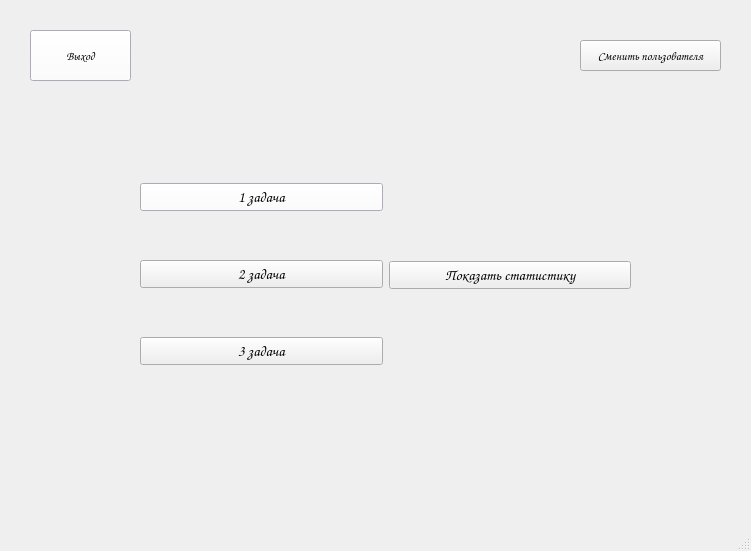
<?xml version="1.0" encoding="UTF-8"?>
<ui version="4.0">
 <class>MainWindow</class>
 <widget class="QMainWindow" name="MainWindow">
  <property name="geometry">
   <rect>
    <x>0</x>
    <y>0</y>
    <width>751</width>
    <height>551</height>
   </rect>
  </property>
  <property name="windowTitle">
   <string>MainWindow</string>
  </property>
  <property name="styleSheet">
   <string notr="true"/>
  </property>
  <widget class="QWidget" name="centralwidget">
   <widget class="QPushButton" name="exitButton">
    <property name="geometry">
     <rect>
      <x>30</x>
      <y>30</y>
      <width>101</width>
      <height>51</height>
     </rect>
    </property>
    <property name="palette">
     <palette>
      <active>
       <colorrole role="Button">
        <brush brushstyle="SolidPattern">
         <color alpha="255">
          <red>255</red>
          <green>255</green>
          <blue>255</blue>
         </color>
        </brush>
       </colorrole>
       <colorrole role="Base">
        <brush brushstyle="SolidPattern">
         <color alpha="255">
          <red>248</red>
          <green>237</green>
          <blue>255</blue>
         </color>
        </brush>
       </colorrole>
       <colorrole role="Window">
        <brush brushstyle="SolidPattern">
         <color alpha="255">
          <red>248</red>
          <green>237</green>
          <blue>255</blue>
         </color>
        </brush>
       </colorrole>
       <colorrole role="Highlight">
        <brush brushstyle="SolidPattern">
         <color alpha="255">
          <red>39</red>
          <green>191</green>
          <blue>115</blue>
         </color>
        </brush>
       </colorrole>
      </active>
      <inactive>
       <colorrole role="Button">
        <brush brushstyle="SolidPattern">
         <color alpha="255">
          <red>255</red>
          <green>255</green>
          <blue>255</blue>
         </color>
        </brush>
       </colorrole>
       <colorrole role="Base">
        <brush brushstyle="SolidPattern">
         <color alpha="255">
          <red>248</red>
          <green>237</green>
          <blue>255</blue>
         </color>
        </brush>
       </colorrole>
       <colorrole role="Window">
        <brush brushstyle="SolidPattern">
         <color alpha="255">
          <red>248</red>
          <green>237</green>
          <blue>255</blue>
         </color>
        </brush>
       </colorrole>
       <colorrole role="Highlight">
        <brush brushstyle="SolidPattern">
         <color alpha="255">
          <red>39</red>
          <green>191</green>
          <blue>115</blue>
         </color>
        </brush>
       </colorrole>
      </inactive>
      <disabled>
       <colorrole role="Button">
        <brush brushstyle="SolidPattern">
         <color alpha="255">
          <red>255</red>
          <green>255</green>
          <blue>255</blue>
         </color>
        </brush>
       </colorrole>
       <colorrole role="Base">
        <brush brushstyle="SolidPattern">
         <color alpha="255">
          <red>248</red>
          <green>237</green>
          <blue>255</blue>
         </color>
        </brush>
       </colorrole>
       <colorrole role="Window">
        <brush brushstyle="SolidPattern">
         <color alpha="255">
          <red>248</red>
          <green>237</green>
          <blue>255</blue>
         </color>
        </brush>
       </colorrole>
       <colorrole role="Highlight">
        <brush brushstyle="SolidPattern">
         <color alpha="255">
          <red>39</red>
          <green>191</green>
          <blue>115</blue>
         </color>
        </brush>
       </colorrole>
      </disabled>
     </palette>
    </property>
    <property name="font">
     <font>
      <family>Comic Sans MS</family>
     </font>
    </property>
    <property name="text">
     <string>Выход</string>
    </property>
   </widget>
   <widget class="QWidget" name="horizontalLayoutWidget">
    <property name="geometry">
     <rect>
      <x>140</x>
      <y>140</y>
      <width>491</width>
      <height>271</height>
     </rect>
    </property>
    <layout class="QHBoxLayout" name="horizontalLayout">
     <item>
      <layout class="QVBoxLayout" name="verticalLayout">
       <item>
        <widget class="QPushButton" name="pushButton_2">
         <property name="palette">
          <palette>
           <active>
            <colorrole role="Button">
             <brush brushstyle="SolidPattern">
              <color alpha="255">
               <red>255</red>
               <green>255</green>
               <blue>255</blue>
              </color>
             </brush>
            </colorrole>
            <colorrole role="Base">
             <brush brushstyle="SolidPattern">
              <color alpha="255">
               <red>248</red>
               <green>237</green>
               <blue>255</blue>
              </color>
             </brush>
            </colorrole>
            <colorrole role="Window">
             <brush brushstyle="SolidPattern">
              <color alpha="255">
               <red>248</red>
               <green>237</green>
               <blue>255</blue>
              </color>
             </brush>
            </colorrole>
            <colorrole role="Highlight">
             <brush brushstyle="SolidPattern">
              <color alpha="255">
               <red>39</red>
               <green>191</green>
               <blue>115</blue>
              </color>
             </brush>
            </colorrole>
           </active>
           <inactive>
            <colorrole role="Button">
             <brush brushstyle="SolidPattern">
              <color alpha="255">
               <red>255</red>
               <green>255</green>
               <blue>255</blue>
              </color>
             </brush>
            </colorrole>
            <colorrole role="Base">
             <brush brushstyle="SolidPattern">
              <color alpha="255">
               <red>248</red>
               <green>237</green>
               <blue>255</blue>
              </color>
             </brush>
            </colorrole>
            <colorrole role="Window">
             <brush brushstyle="SolidPattern">
              <color alpha="255">
               <red>248</red>
               <green>237</green>
               <blue>255</blue>
              </color>
             </brush>
            </colorrole>
            <colorrole role="Highlight">
             <brush brushstyle="SolidPattern">
              <color alpha="255">
               <red>39</red>
               <green>191</green>
               <blue>115</blue>
              </color>
             </brush>
            </colorrole>
           </inactive>
           <disabled>
            <colorrole role="Button">
             <brush brushstyle="SolidPattern">
              <color alpha="255">
               <red>255</red>
               <green>255</green>
               <blue>255</blue>
              </color>
             </brush>
            </colorrole>
            <colorrole role="Base">
             <brush brushstyle="SolidPattern">
              <color alpha="255">
               <red>248</red>
               <green>237</green>
               <blue>255</blue>
              </color>
             </brush>
            </colorrole>
            <colorrole role="Window">
             <brush brushstyle="SolidPattern">
              <color alpha="255">
               <red>248</red>
               <green>237</green>
               <blue>255</blue>
              </color>
             </brush>
            </colorrole>
            <colorrole role="Highlight">
             <brush brushstyle="SolidPattern">
              <color alpha="255">
               <red>39</red>
               <green>191</green>
               <blue>115</blue>
              </color>
             </brush>
            </colorrole>
           </disabled>
          </palette>
         </property>
         <property name="font">
          <font>
           <family>Comic Sans MS</family>
           <pointsize>11</pointsize>
           <bold>false</bold>
          </font>
         </property>
         <property name="text">
          <string>1 задача</string>
         </property>
        </widget>
       </item>
       <item>
        <widget class="QPushButton" name="pushButton_3">
         <property name="font">
          <font>
           <family>Comic Sans MS</family>
           <pointsize>11</pointsize>
          </font>
         </property>
         <property name="text">
          <string>2 задача</string>
         </property>
        </widget>
       </item>
       <item>
        <widget class="QPushButton" name="pushButton_4">
         <property name="font">
          <font>
           <family>Comic Sans MS</family>
           <pointsize>11</pointsize>
          </font>
         </property>
         <property name="text">
          <string>3 задача</string>
         </property>
        </widget>
       </item>
      </layout>
     </item>
     <item>
      <widget class="QPushButton" name="pushButton_5">
       <property name="font">
        <font>
         <family>Comic Sans MS</family>
         <pointsize>11</pointsize>
         <bold>true</bold>
        </font>
       </property>
       <property name="text">
        <string>Показать статистику</string>
       </property>
      </widget>
     </item>
    </layout>
   </widget>
   <widget class="QPushButton" name="logoutButton">
    <property name="geometry">
     <rect>
      <x>580</x>
      <y>40</y>
      <width>141</width>
      <height>31</height>
     </rect>
    </property>
    <property name="font">
     <font>
      <family>Comic Sans MS</family>
     </font>
    </property>
    <property name="text">
     <string>Сменить пользователя</string>
    </property>
   </widget>
  </widget>
  <widget class="QStatusBar" name="statusbar"/>
 </widget>
 <resources/>
 <connections/>
</ui>
